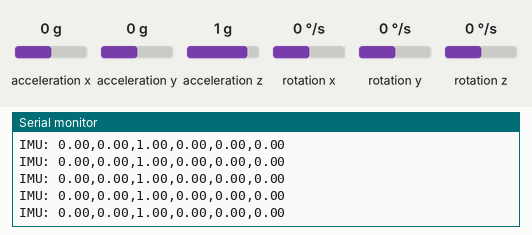
Simulated run of this sketch. Board: Arduino Nano 33 IoT. Shown: the last lines printed to the serial monitor. Inputs (shaded band) come from the test bench; at power-on: acceleration x 0 g, acceleration y 0 g, acceleration z 1 g, rotation x 0 °/s, rotation y 0 °/s, rotation z 0 °/s.

Above: at 1.2 s.
1.3 s: acceleration x set to -1.4 g
At 2.0 s:
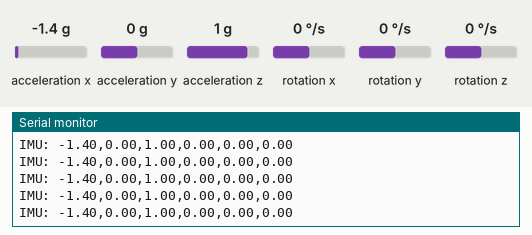
2.8 s: acceleration y set to -1.4 g
At 3.8 s:
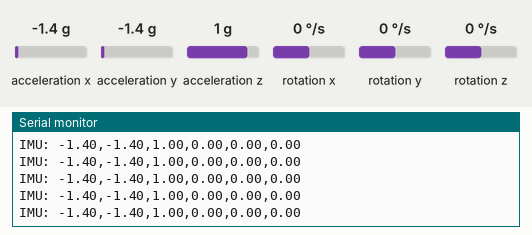
4.3 s: acceleration z set to -1.4 g
At 4.8 s:
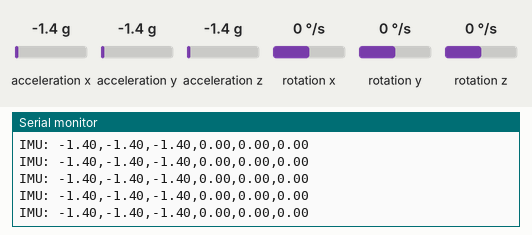
5.8 s: rotation x set to -192 °/s
At 6.4 s:
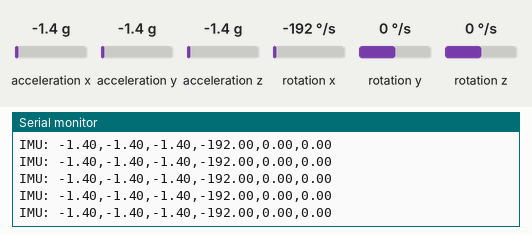

Measured:
- after the input at 1.3 s, the serial monitor: prints a new line at once (image 1)
- after the input at 2.8 s, the serial monitor: prints a new line at once (image 2)
- after the input at 4.3 s, the serial monitor: prints a new line at once (image 3)
- after the input at 5.8 s, the serial monitor: prints a new line at once (image 4)

The sketch:

ImuSerial.ino
```cpp
#include <Arduino_LSM6DS3.h>


void setup() {
  Serial.begin(115200);
  while (!Serial);
  Serial.println("Started");

  if (!IMU.begin()) {
    Serial.println("Failed to initialize IMU!");
    while (1);
  }

  Serial.print("Accelerometer sample rate = ");
  Serial.print(IMU.accelerationSampleRate());
  Serial.println("Hz");
  Serial.print("Gyroscope sample rate = ");
  Serial.print(IMU.gyroscopeSampleRate());
  Serial.println("Hz");
}

void loop() {
  float ax, ay, az, gx, gy, gz;

  if (!IMU.accelerationAvailable() || !IMU.gyroscopeAvailable())
    return;

  IMU.readAcceleration(ax, ay, az);
  IMU.readGyroscope(gx, gy, gz);

  Serial.print("IMU: ");
  Serial.print(ax);
  Serial.print(",");
  Serial.print(ay);
  Serial.print(",");
  Serial.print(az);
  Serial.print(",");
  Serial.print(gx);
  Serial.print(",");
  Serial.print(gy);
  Serial.print(",");
  Serial.print(gz);
  Serial.print("\n");
}
```
